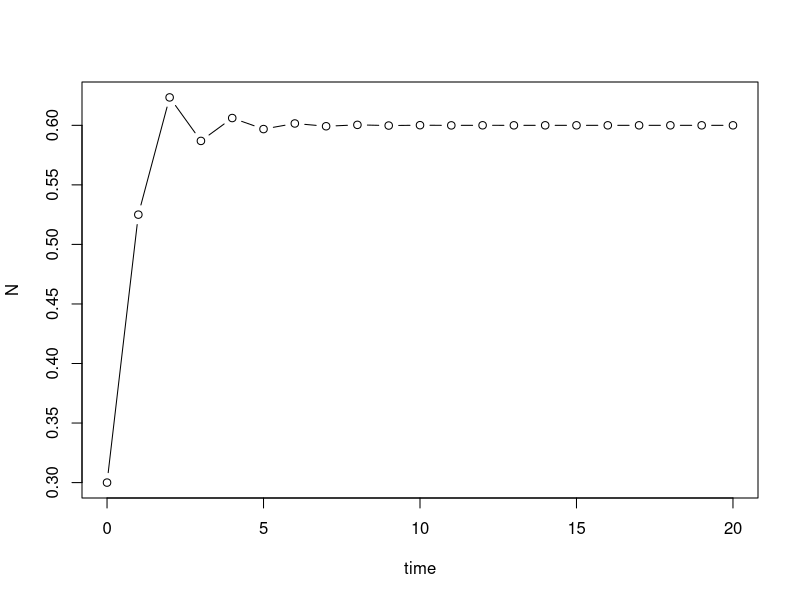
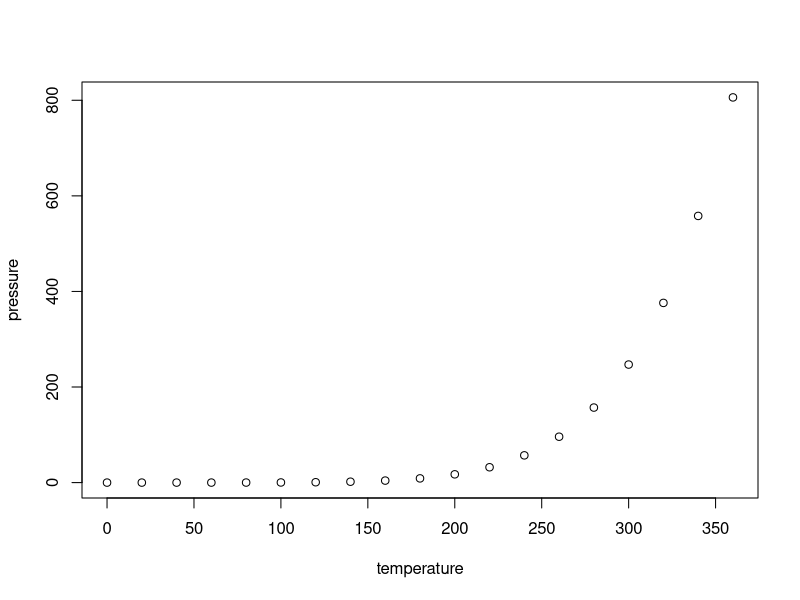

Write the R code that produced these figures, in order.
## ---- chunk 1
knitr::opts_chunk$set(echo = TRUE)
## ---- chunk 2
# Logical operators (TRUE, FALSE, NA)

x = 11:18
x
y = x < 15
y

# <= : less than, or equal
# >= :greater than, or equal
# != : inequality

# if y and z are logical expressions, then y & z is their intersection 'and', y | z is their union 'or', and !y is the negation of y

x = 1:10
y = x < 5
z = x < 7

z
y & z
y | z

## Missing values (NA)

# function is.na(x) gives a logical vector of the same size as x with value TRUE if and only if the corresponding element in x is NA

z = c(1:3, NA)
z

ind = is.na(z)
ind

# x == NA is different than is.na(x) since NA is a marker for a quantity that is not available

x = c(1:10, NA)
x

# x == NA

# the second 'missing' values are produced by numerical computation, so-called Not a Number 'NaN' (e.g. 0/0, Inf - Inf)

## Index Vectors; selecting and modifying subsets of a data set
z = c(1:3, NA)
z

y = z[!is.na(z)] # removes NA
y

w = (z + 1)[(!is.na(z)) & z >1] # places values of vector z+1 for which the corresponding value in z was both non-missing and greater than 1
w

# index vectors can be a vector of positive integers
x = seq(12, 30)
x
x[6] # selects 6th component of x
x[1:10] # selects first 10 elements of x

# index vectors can be vector of negative integers. These index vector specifies the values to be excluded rather than included.
y = x[-(1:5)]
y

# index vectos can be a vector of character strings. Only applies where an object has a 'names' attribute to identify its components. In this case a sub-vector of the names vector may be used in the same way as positive integral labels
fruit = c(5,10,1,20)
names(fruit) = c('orange', 'bannana', 'apple', 'peach')
lunch = fruit[c('apple', 'orange')]
lunch

# indexed expression can also appear on the receiving end of an assignment, in which case the assignment operation is performed only on those elements of the vector

# replace any missing values in x by zeros
x = c(1,4, NA, 5, 7, NA, 12)
x

x[is.na(x)] = 0
x

# y[y<0] <- -y[y<0] has same effect as: y <- abs(y)
y = c(-4, 4, 2, -3)
y

y[y < 0] = -y[y<0]
y


## Conditional expressions
# conditional expressions allow you to do different things based on the value of a variable

# basic format
# if (condition) {
# expression(s) if true
# } else {
# expression(s) to do otherwise
#}

x = 5
if (x > 3) y = 12
y

# or

x <- 5
if (x > 3) {
  y = 12
  z = 3
} else {
  y = 0
  z = 200
}
y
## ---- chunk 3
# a for loop allows you to loop over values in a vector or list of numbers, and perform some operations over and over again
# R has a family of functions, the 'apply' family, which can be used to avoid for loops
  # apply - apply over the margins of an array (rows/columns of a matrix)
  # lapply - apply over an object and return list
  # sapply - apply over an object and return a simplified object (an array)
  # vapply - similar to sapplym but yo specify the type of object returned by the iterations
    
    # array = homogeneous elements ; matrix = simple row and column
# apply function acts on arrays example
# apply(X, margin, FUN, ...)
  # X is array or matrix
  # margin is a variable defining how the function is applied
      # MARGIN = 1 ; applies over rows
      # MARGIN = 2 ; applies over columns
      # MARGIN = c(1,2) applies to rows and columns
  # FUN is the function you want to apply to the data

X = array(1:20, dim = c(4,5)) # 4 x 5 matrix
X

apply(X, 2, sum) # sum of columns in matrix, X
apply(X, 1, mean) # mean of rows in matrix, X

# loops in R are slow
  # 1. don't use a loop when a vectorized alternative exists
  # 2. don't grow objects (via c, cbind, etc.) during the loop
  # 3. Allocate an object to hold the results and fill it in during loop

## BASIC STRUCTURE OF FOR LOOP ##

# for (variable in vector) {
#   expression(s)
# }

# want to add 5 to each element in vector x and store it in y
x = c(1,3,2,4,5,7,9,0,3)
y = rep(0, length(x))

for (i in 1:length(x)) {
  y[i] = x[i] + 5
}
y

# however, this could be expediated
y = x +5
y

# allocate an object y to hold the answer
y = rep(0, length(x) - 1)

for (i in length(x) - 1) {
  y[i] = x[i] + x[i+1]
}
y
## ---- chunk 4
# for discrete time equations, we can obtain numerical solutions to discrete-time difference equations using for loops

R = 2.5
initial_N = 0.3
max_time = 20

N = rep(0, max_time + 1)
N[1] = initial_N
for (t in 1:max_time) {
  N[t+1] = R*N[t]*(1 - N[t])
}

times = seq(0, max_time)
plot(times, N, type = 'b', xlab = 'time', ylab = 'N')

## ---- chunk 5
plot(pressure)
